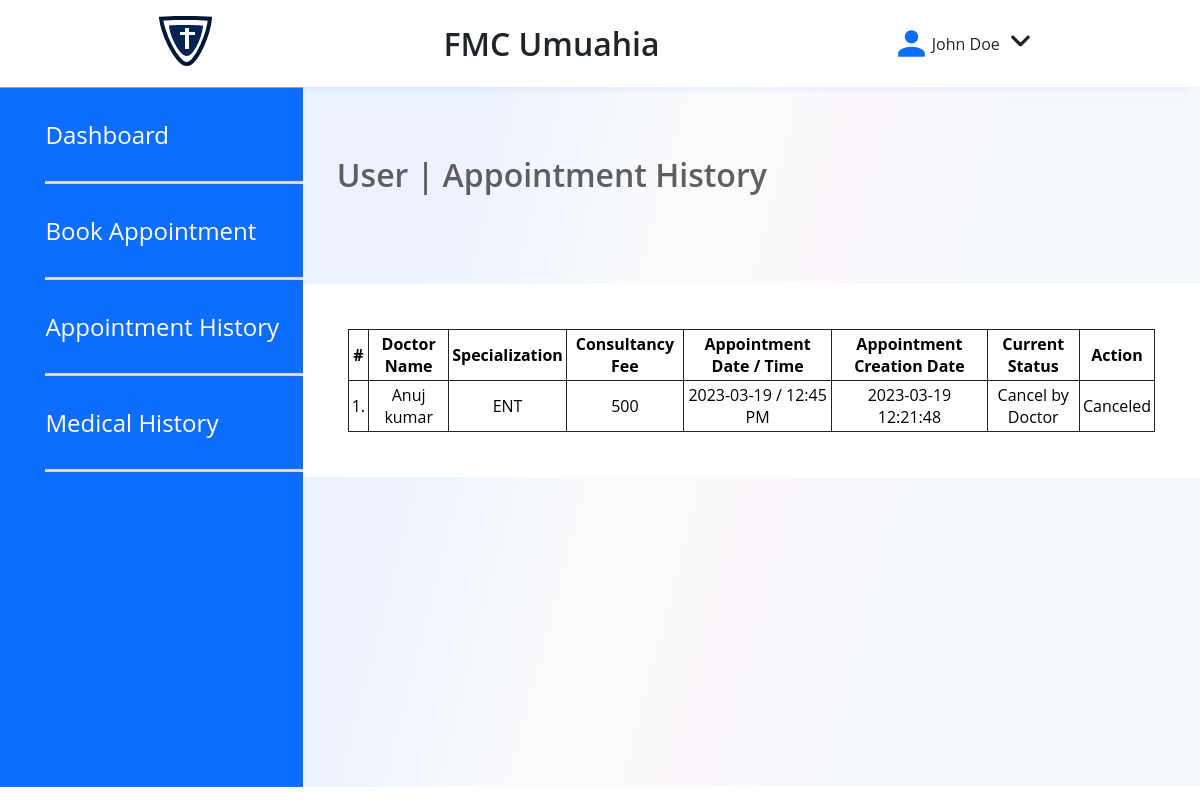
The page /pages/appointment-history.php (signed in) on the database its author committed.
### tables this page shows
CREATE TABLE `users` (
  `id` int(11) NOT NULL,
  `fullName` varchar(255) DEFAULT NULL,
  `address` longtext DEFAULT NULL,
  `city` varchar(255) DEFAULT NULL,
  `gender` varchar(255) DEFAULT NULL,
  `email` varchar(255) DEFAULT NULL,
  `password` varchar(255) DEFAULT NULL,
  `regDate` timestamp NULL DEFAULT current_timestamp(),
  `updationDate` timestamp NULL DEFAULT NULL ON UPDATE current_timestamp()
);

CREATE TABLE `appointment` (
  `id` int(11) NOT NULL,
  `doctorSpecialization` varchar(255) DEFAULT NULL,
  `doctorId` int(11) DEFAULT NULL,
  `userId` int(11) DEFAULT NULL,
  `consultancyFees` int(11) DEFAULT NULL,
  `appointmentDate` varchar(255) DEFAULT NULL,
  `appointmentTime` varchar(255) DEFAULT NULL,
  `postingDate` timestamp NULL DEFAULT current_timestamp(),
  `userStatus` int(11) DEFAULT NULL,
  `doctorStatus` int(11) DEFAULT NULL,
  `updationDate` timestamp NULL DEFAULT NULL ON UPDATE current_timestamp()
);

CREATE TABLE `doctors` (
  `id` int(11) NOT NULL,
  `specilization` varchar(255) DEFAULT NULL,
  `doctorName` varchar(255) DEFAULT NULL,
  `address` longtext DEFAULT NULL,
  `docFees` varchar(255) DEFAULT NULL,
  `contactno` bigint(11) DEFAULT NULL,
  `docEmail` varchar(255) DEFAULT NULL,
  `password` varchar(255) DEFAULT NULL,
  `creationDate` timestamp NULL DEFAULT current_timestamp(),
  `updationDate` timestamp NULL DEFAULT NULL ON UPDATE current_timestamp()
);

### pages/appointment-history.php (the view, shortened to what this page needs)
<?php
include('include/config.php');
if(strlen($_SESSION['id']==0)) {
 header('location:logout.php');
  } else{
?>
<!DOCTYPE html>
<html lang="en">
	<head>
	<link rel="stylesheet" type="text/css" href="../styles/style.css">
	</head>
	<body>
		<header>
		<div class="NavigationDash">
			<div style="display: flex; flex-direction: row; gap: 20px; align-items: center;">
				<a class="logonav" href="dashboard.php">
					<img src="../images/logo.svg">
				</a>
			</div>
			<p class="DashTag">FMC Umuahia</p>
			<div class="userNav">
				<img src="../images/usericon.svg">
				<p><span class="username">
					<?php $query=mysqli_query($con,"select fullName from users where id='".$_SESSION['id']."'");
					while($row=mysqli_fetch_array($query))
					{
						echo $row['fullName'];
					}
					?>
				</span></p>
				<div class="dropdown">
					<img src="../images/downicon.svg" class="dropbtn">
				</div>
			</div>
		</div>
	</header>
	<section class="DashboardContainer">
	<aside class="PatientAside">
		<div>
			<a href="dashboard.php">Dashboard</a>
			<a href="book-appointment.php">Book Appointment</a>
			<a href="appointment-history.php">Appointment History</a>
			<a href="manage-medhistory.php">Medical History</a>
		</div>
	</aside>
	<main class="DashboardMain">
		<h1>User  | Appointment History</h1>
		<section class="dashboard-section">
			<div style="overflow-x:auto; table-layout: fixed; width: 100%;">
			<table class="table table-hover" id="sample-table-1">
				<thead>
					<tr>
						<th class="center">#</th>
						<th class="hidden-xs">Doctor Name</th>
						<th>Specialization</th>
						<th>Consultancy Fee</th>
						<th>Appointment Date / Time </th>
						<th>Appointment Creation Date  </th>
						<th>Current Status</th>
						<th>Action</th>
					</tr>
				</thead>
				<tbody>
					<?php
					$sql=mysqli_query($con,"select doctors.doctorName as docname,appointment.*  from appointment join doctors on doctors.id=appointment.doctorId where appointment.userId='".$_SESSION['id']."'");
					$cnt=1;
					while($row=mysqli_fetch_array($sql))
						{?>
							<tr>
								<td class="center"><?php echo $cnt;?>.</td>
								<td class="hidden-xs"><?php echo $row['docname'];?></td>
								<td><?php echo $row['doctorSpecialization'];?></td>
								<td><?php echo $row['consultancyFees'];?></td>
								<td><?php echo $row['appointmentDate'];?> / <?php echo $row['appointmentTime'];?></td>
								<td><?php echo $row['postingDate'];?></td>
								<td>
									<?php if(($row['userStatus']==1) && ($row['doctorStatus']==1))
									if(($row['userStatus']==1) && ($row['doctorStatus']==0))
									{
										echo "Cancel by Doctor";
									}
								?></td>
								<td >
									<div class="visible-md visible-lg hidden-sm hidden-xs">
										<?php if(($row['userStatus']==1) && ($row['doctorStatus']==1))
										{ ?>
											<a href="appointment-history.php?id=<?php echo $row['id']?>&cancel=update" onClick="return confirm('Are you sure you want to cancel this appointment ?')"class="btn btn-transparent btn-xs tooltips" title="Cancel Appointment" tooltip-placement="top" tooltip="Remove">Cancel</a>
										<?php } else {
											echo "Canceled";
										} ?>
									</div>
								</td>
								</tr>
								<?php
								$cnt=$cnt+1;
								}?>
							</tbody>
						</table>
					</div>
					</section>
				</main>
			</section>
	</body>
</html>
<?php } ?>

### styles/style.css (style rules this page uses)
*, *:before, *:after { box-sizing: border-box; list-style: none; text-decoration: none; margin: 0; padding: 0; font-family: var(--font-family-base); }
html { scroll-behavior: smooth; }
:root { --color-primary: #0D6EFD; --color-black: #212529; --color-white: #ffffff; --color-secondary: #992EDA; --text-color: var(--color-black); --color-background: #FCFCFC; --font-family-base: "Open Sans", "Helvetica Neue", Helvetica, Arial, sans-serif; --font-size-small: 14px; --font-size-medium: 16px; --font-size-large: 24px; --font-size-x-large: 32px; --font-size-xx-large: 56px; --font-weight-regular: 400; --font-weight-semibold: 600; --font-weight-bold: 700; }
.NavigationDash { display: flex; flex-direction: row; justify-content: space-evenly; align-items: center; padding: 16px 0px; gap: 6%; box-shadow: 0px 10px 10px -10px rgba(13, 110, 253, 0.14); }
.DashTag { font-weight: var(--font-weight-semibold); font-size: var(--font-size-x-large); color: var(--color-black); }
.userNav { display: flex; flex-direction: row; align-items: center; justify-content: center; color: var(--color-black); }
.dropdown { position: relative; display: inline-block; }
.dropbtn { cursor: pointer; }
.DashboardContainer { display: flex; flex-direction: row; min-height: 700px; }
.PatientAside { background-color: var(--color-primary); border-top: 1px solid #9F9FA0; width: 324px !important; }
.PatientAside div { display: flex; flex-direction: column; margin-left: 15%; padding-bottom: 90%; }
.PatientAside a { padding: 30px 0px; border-bottom: 3px solid #D9D8D9; font-weight: var(--font-weight-regular); font-size: 24px; color: var(--color-white); }
.DashboardMain { padding-top: 56px; background: linear-gradient(104.54deg, rgba(13, 110, 253, 0.0826) 13.27%, rgba(199, 207, 219, 0.091) 37.29%, rgba(196, 118, 208, 0.0504) 53.16%, rgba(92, 136, 202, 0.0534391) 65.46%); width: 80%; }
.DashboardMain h1 { padding: 10px; margin-left: 24px; margin-bottom: 78px; color: #5F5E60; font-size: var(--font-size-x-large); font-weight: var(--font-weight-semibold); }
.DashboardMain section { background-color: var(--color-white); padding: 5%; display: flex; flex-direction: row; gap: 38px; }
.dashboard-section { background-color: var(--color-white); padding: 10px; }
.table, { font-size: 12pcx; gap: 10px; }
table, th, td { border: 1px solid var(--color-black); border-collapse: collapse; padding: 3px; text-align: center; }
.PatientAside div { display: flex; flex-direction: column; margin-left: 15%; padding-bottom: 1%; }

### rows shown on the page
users: fullName "John Doe"
appointment: doctorId.doctorName "Anuj kumar", doctorSpecialization "ENT", consultancyFees "500", appointmentDate "2023-03-19", appointmentTime "12:45 PM", postingDate "2023-03-19 12:21:48", userStatus "Cancel by Doctor"
